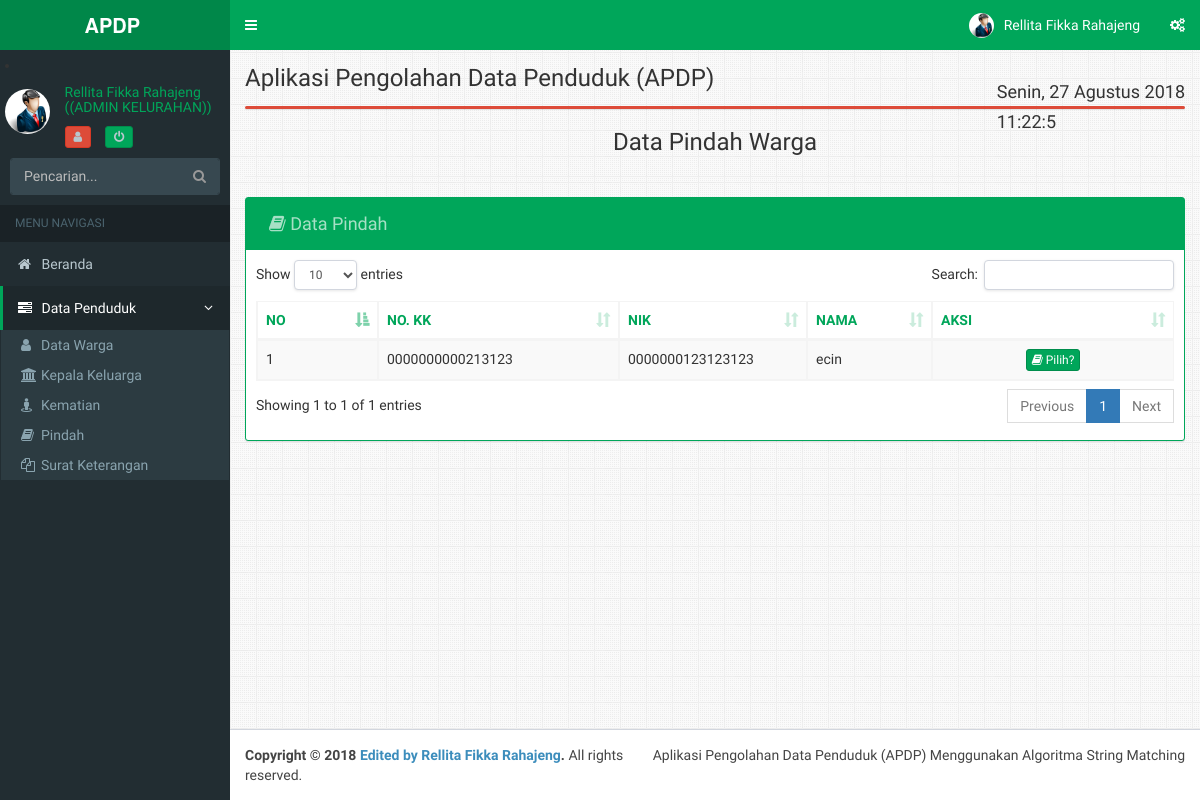
The page /admin-kelurahan/?module=pindah&aksi=list_pindah (signed in) on the database as committed earlier.
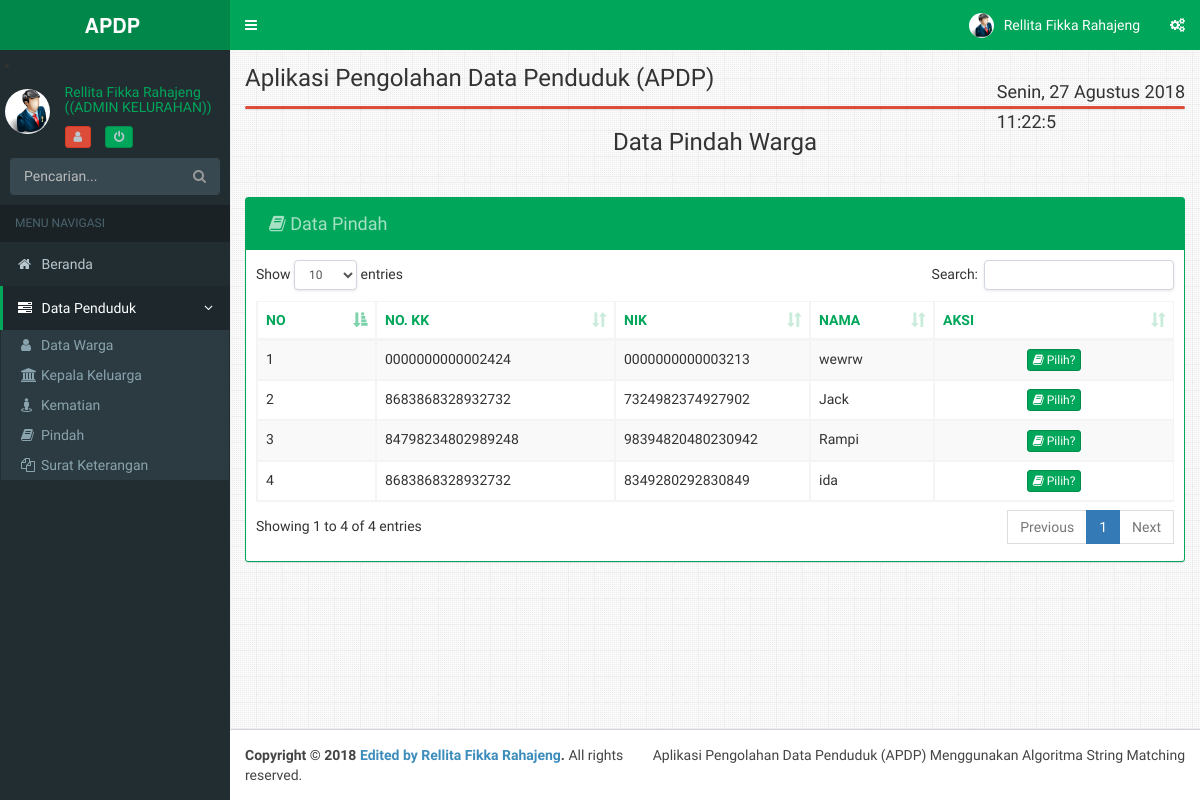
The same page on the database as committed later.
### tables this page shows
CREATE TABLE IF NOT EXISTS `data_warga` (
  `id` varchar(11) NOT NULL,
  `nik` bigint(16) unsigned zerofill DEFAULT NULL,
  `nama` varchar(50) NOT NULL,
  `no_kk` bigint(16) unsigned zerofill DEFAULT NULL,
  `jk` varchar(20) NOT NULL,
  `tempat_lhr` varchar(50) NOT NULL,
  `tanggal_lhr` date NOT NULL,
  `gol_dar` varchar(3) NOT NULL,
  `kewarganegaraan` varchar(20) NOT NULL,
  `agama` varchar(20) NOT NULL,
  `pendidikan` varchar(20) NOT NULL,
  `pekerjaan` varchar(20) NOT NULL,
  `status_nikah` varchar(20) NOT NULL,
  `status_keluarga` varchar(20) NOT NULL,
  `nama_ayah` varchar(50) NOT NULL,
  `nama_ibu` varchar(50) NOT NULL,
  `alamat` text NOT NULL,
  `desa` varchar(20) NOT NULL,
  `rt` int(3) unsigned zerofill NOT NULL,
  `rw` int(3) unsigned zerofill NOT NULL
);

### admin-kelurahan/module/pindah/pindah.php (the view, shortened to what this page needs)
<?php
switch($_GET[aksi]){
?>
<?php
case "list_pindah":
?>
<h3 class="box-title margin text-center">Data Pindah Warga</h3>
<hr/>
	<div class="box box-solid box-success">
		<div class="box-header">
		<h3 class="btn btn disabled box-title">
		<i class="fa fa-book"></i>
		Data Pindah  </h3>
		</div>
	<div class="box-body">
	<table id="example1" class="table table-bordered table-striped">
<thead>
	<tr class="text-green">
	<th class="col-sm-1">NO</th>
		<th class="col-sm-2">NO. KK</th>
		<th class="col-sm-1">NIK</th>
		<th class="col-sm-1">NAMA</th>
		<th class="col-sm-2">AKSI</th>
	</tr>
</thead>
<tbody>
<?php
$sql = "select * from data_warga ";
$tampil = mysql_query($sql);
$no=1;
while ($data = mysql_fetch_array($tampil)) {
$Kode = $data['id'];?>
	<tr>
	<td><?php echo $no++; ?></td>
	<td><?php echo $data['no_kk']; ?></td>
	<td><?php echo $data['nik']; ?></td>
	<td><?php echo $data['nama']; ?></td>
	<td align="center">
	<a class="btn btn-xs btn-success" href="?module=pindah&aksi=tambah&id=<?php echo $data['id'];?>" onclick="return confirm('Pilih Data Pindah? <?php echo $data['id']; ?>?')"> <i class="fa fa-book"></i> Pilih?</a>
	</td>
	<?php
	}
	?>
	</tr>
			</tbody>
		</table>
	</div>
</div>
<?php
break;
?>
<?php
}
?>

Rows that differ between the two databases and show on the page:
removed data_warga: no_kk "0000000000213123", nik "0000000123123123", nama "ecin"
added data_warga: no_kk "0000000000002424", nik "0000000000003213", nama "wewrw"
added data_warga: no_kk "8683868328932732", nik "7324982374927902", nama "Jack"
added data_warga: no_kk "84798234802989248", nik "98394820480230942", nama "Rampi"
added data_warga: no_kk "8683868328932732", nik "8349280292830849", nama "ida"
Other text that changed with them:
text written by a page script: "Show entries Search: Showing 1 to 1 of 1 entries Previous 1 Next" → "Show entries Search: Showing 1 to 4 of 4 entries Previous 1 Next"
